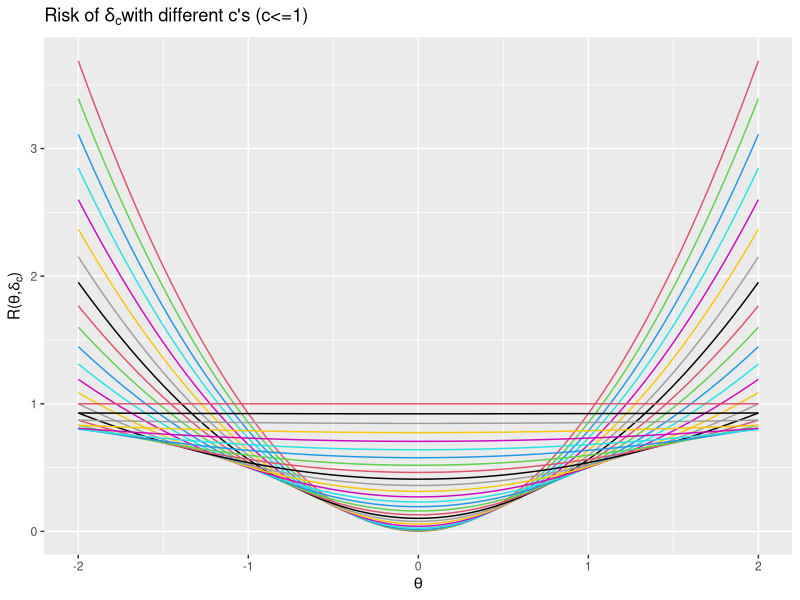

Reproduce this figure in R.
## ---- chunk 1
knitr::opts_chunk$set(echo = TRUE)
## ---- chunk 2
n = 25
c = (0:n)/n
x = seq(-2, 2, by = 0.05)
r = c^2 + (1-c)^2 %*% t(x^2)
r = data.frame(cbind(t(r), x) )
library(ggplot2)
p = ggplot()
for(i in 2:(ncol(r)-1)){
  p = p + geom_line(data = r, aes_string(x = x, y = r[[i]]), color = i)
}
p + labs(x = expression(theta), 
         y = expression(paste('R(',theta, ',', delta[c], ')', sep = '')),
         title = expression(paste('Risk of ', delta[c], 'with different c\'s (c<=1)', sep = '')))
